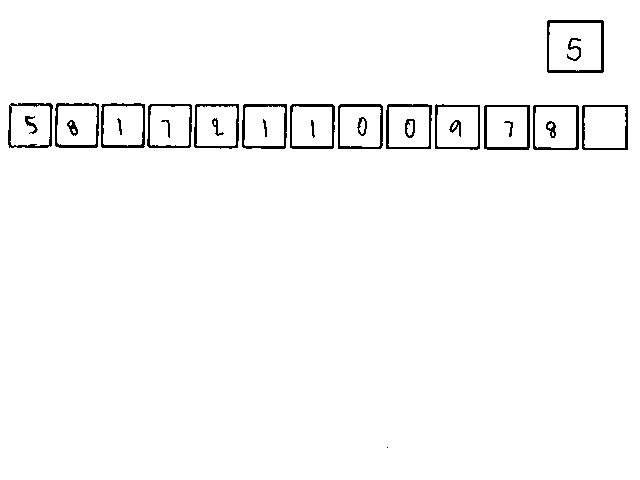
#> input picture 9.png, 640 x 480 px
$ python new.py
#> lines starting #> are read from the running program, lines starting #| are printed output that depends on the picture; after the words box and inside, x2 and y2 are one past the last pixel; in counts of white or black regions, pixels touching at a corner belong together
import cv2
import numpy as np

arrayList = []
img = cv2.imread("9.png")
#> img is the input picture: shape (480, 640, 3); 97.7% white; 28 black regions (1 under 20 px), largest, box (x1, y1, x2, y2) and area: (547, 20, 604, 73) 578, (484, 105, 530, 150) 464, (242, 104, 287, 149) 447
gray = cv2.cvtColor(img,cv2.COLOR_BGR2GRAY)
(thresh, Img_First) = cv2.threshold(gray, 140, 255, cv2.THRESH_BINARY)
#cv2.imshow("imaB",Img_First)
#cv2.waitKey(0)
#กำหนดให้ widthคือความกล้าง และ heightคือความสูง  แล้วให้ rows คือหาค่าในแนวนอนของความสูง และ cols คือหาค่าในแนวตั้งของความกว้าง---------------------------
Height,Width = Img_First.shape
#> Height = 480; Width = 640
Rows=Height
#> Rows = 480
Cols=Width
#> Cols = 640
SumPixel_H = np.array([Cols-(y/255) for y in Img_First.sum(axis=1)])#หาผลรวมของpixelสีดำในแนวcols
#> SumPixel_H = 480 values, max 568 at index 105, min 0 at index 0, mean 14.43

#---------Procecsที่เอาไว้หาค่าpixelสีดำแล้วเก็บตำแหน่งทั้งข้างบนและข้างล่างครั้งแรก--------------------------------------------------
Spec_HolBegin = 0
Spec_HolEnd = 0

Hol = len(SumPixel_H)
#> Hol = 480

for SpScore in range(0,Hol,+1):
   if SumPixel_H[SpScore]==0:
        SpScore = +1
   else:
      Spec_HolBegin=+SpScore
      break

for SpScore in range(Spec_HolBegin,Hol,+1):
   if SumPixel_H[SpScore] !=0:
        SpScore = +1
   else:
      Spec_HolEnd=+SpScore
      break


UpperAndLower_Cut = Img_First[Spec_HolBegin : Spec_HolEnd,0:Width] #ตัดพื้นที่ว่างทั้ง บน และ ล่าง ออก
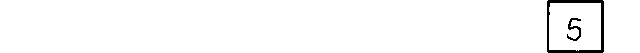
#> UpperAndLower_Cut: shape (53, 640); 98% white; 2 black regions, box (x1, y1, x2, y2) and area: (547, 0, 604, 53) 578, (567, 18, 581, 41) 117

#cv2.imshow("dectScore",UpperAndLower_Cut)
#cv2.waitKey(0)

#------------------------------------------------------ตัดแนวตั้งช่องคะแนน----------------------------------------------------------#

Height3,Width3 = UpperAndLower_Cut.shape
#> Height3 = 53; Width3 = 640
Rows3=Height3
#> Rows3 = 53
Cols3=Width3
#> Cols3 = 640
SumPixel_Ver = np.array([Rows3-(y/255) for y in UpperAndLower_Cut.sum(axis=0)])#หาผลรวมของpixelสีดำในแนวcols
#> SumPixel_Ver = 640 values, max 53 at index 548, min 0 at index 0, mean 1.09


Spec_VerBegin = 0
Spec_VerEnd = 0

Ver = len(SumPixel_Ver)
#> Ver = 640

for SpScore1 in range(Spec_VerEnd,Ver,+1):
   if SumPixel_Ver[SpScore1]==0:
        SpScore1 = +1
   else:
      Spec_VerBegin=+SpScore1
      break

for SpScore1 in range(Spec_VerBegin,Ver,+1):
   if SumPixel_Ver[SpScore1]!=0:
        SpScore1 = +1
   else:
      Spec_VerEnd=+SpScore1
      break


LAndR_Cut = UpperAndLower_Cut[0:Height3,Spec_VerBegin:Spec_VerEnd] #ตัดพื้นที่ว่างทั้ง บน และ ล่าง ออก
#> LAndR_Cut: shape (53, 57); 77% white; 2 black regions, box (x1, y1, x2, y2) and area: (0, 0, 57, 53) 578, (20, 18, 34, 41) 117


#cv2.imshow("cut_Score",LAndR_Cut)
#cv2.waitKey(0)

#-------------------------------------------------คัดกรอบบนล่างช่องคะแนน-------------------------------------------------------#

Height5,Width5 = LAndR_Cut.shape
#> Height5 = 53; Width5 = 57
Rows5 = Height5
#> Rows5 = 53
Cols5 = Width5
#> Cols5 = 57
SumPixel_HNo = np.array([Cols5-(y/255) for y in LAndR_Cut.sum(axis=1) ])
#> SumPixel_HNo = 53 values, max 57 at index 1, min 5 at index 7, mean 13.11
print(SumPixel_HNo)
#| [55. 57. 57.  6.  6.  6.  6.  5.  5.  5.  5.  5.  6.  6.  6.  5.  5.  5.
#|  12. 16. 11.  8.  7.  7.  8.  8. 12. 17. 15. 10.  7.  7.  7.  7.  8.  8.
#|  10. 12. 13. 13.  9.  5.  5.  5.  5.  5.  5.  5.  5.  5. 55. 57. 55.]
HNo = len(SumPixel_HNo)
#> HNo = 53


Egde_cut = LAndR_Cut[5:Height5-5,5:Width5-5]
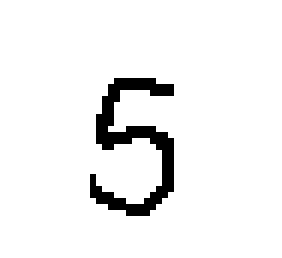
#> Egde_cut: shape (43, 47) (shown 6 times larger); 94.2% white; black in thin lines or dots, all inside (x1, y1, x2, y2) = (15, 13, 29, 36)
#cv2.imshow("asd",Egde_cut)
#cv2.waitKey(0)

#----------------------------------------------ตัดเลขแนวนอนช่องคะแนน-----------------------#
Height7,Width7 = Egde_cut.shape
#> Height7 = 43; Width7 = 47
Rows7=Height7
#> Rows7 = 43
Cols7=Width7
SumPixel_HNoScore = np.array([Cols7-(y/255) for y in Egde_cut.sum(axis=1)])
#> SumPixel_HNoScore = 43 values, max 12 at index 22, min 0 at index 0, mean 2.72


NoScore_Begin =0
NoScore_End =0
HNoScore = len(SumPixel_HNoScore)
#> HNoScore = 43

for NoSc in range (0,HNoScore,+1):
    if SumPixel_HNoScore[NoSc]==0:
        NoSc = +1
    else:
        NoScore_Begin =+ NoSc
        break

for NoSc in range(NoScore_Begin,HNoScore,+1):
    if SumPixel_HNoScore[NoSc]!=0:
        NoSc=+1
    else:
        NoScore_End=+NoSc
        break

NoCut_H = Egde_cut[NoScore_Begin-3:NoScore_End+3,0:Width7]
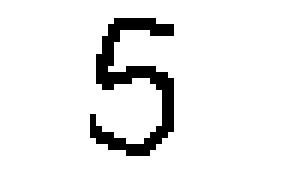
#> NoCut_H: shape (29, 47) (shown 6 times larger); 91.4% white; black in thin lines or dots, all inside (x1, y1, x2, y2) = (15, 3, 29, 26)
#cv2.imshow("suhiukhbis",NoCut_H)
#cv2.waitKey(0)

#---------------------------------ตัดเลขแล้วตั้งช่องคะแนน------------------------------#
Height8,Width8= NoCut_H.shape

Rows8=Height8
Cols8=Width8
SumPixel_VerNoScore = np.array([Rows8-(y/255) for y in NoCut_H.sum(axis=0)])#หาผลรวมของpixelสีดำในแนวcols
#> SumPixel_VerNoScore = 47 values, max 13 at index 18, min 0 at index 0, mean 2.49


NoScore_End1 = 0
NoScore_Begin1 = 0

VerNo = len(SumPixel_VerNoScore)
#> VerNo = 47

for NoSc1 in range(NoScore_End1,VerNo,+1):
   if SumPixel_VerNoScore[NoSc1]==0:
        NoSc1 = +1
   else:
       NoScore_Begin1=+NoSc1
       break

for NoSc1 in range(NoScore_Begin1,VerNo,+1):
   if SumPixel_VerNoScore[NoSc1]!=0:
       NoSc1 = +1
   else:
       NoScore_End1=+NoSc1
       break

NoCut_Ver = NoCut_H[0:Height8,NoScore_Begin1-3:NoScore_End1+3] #ตัดพื้นที่ว่างทั้ง บน และ ล่าง ออก
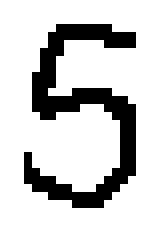
#> NoCut_Ver: shape (29, 20) (shown 8 times larger); 79.8% white; black in thin lines or dots, all inside (x1, y1, x2, y2) = (3, 3, 17, 26)
#cv2.imshow("No",NoCut_Ver)

#cv2.waitKey(0)

HeightBlack,WidthBlack = NoCut_Ver.shape

print("H : "+ str(HeightBlack)+"  W : "+str(WidthBlack))
#| H : 29  W : 20


for i in range (0,HeightBlack,+1):
    for j in range (0,WidthBlack,+1):
        if NoCut_Ver[i][j]==255:
            NoCut_Ver[i][j]=0
        else:
            NoCut_Ver[i][j]=255
       # [11 lines of commented-out code are left out]
Height1,Width1 = Img_First.shape
Rows1=Height1
Cols1=Width1
SumPixel_H1 = np.array([Cols1-(y/255) for y in Img_First.sum(axis=1)])#หาผลรวมของpixelสีดำในแนวcols
#> SumPixel_H1 = 480 values, max 568 at index 105, min 0 at index 0, mean 15.15

#---------Procecsที่เอาไว้หาค่าpixelสีดำแล้วเก็บตำแหน่งทั้งข้างบนและข้างล่างช่องรหัสนักศึกษา--------------------------------------------------
Spec_HolBegin1 = 0
Spec_HolEnd1 = 0

Hol1 = len(SumPixel_H1)
#> Hol1 = 480

for SpCode in range(Spec_HolEnd,Hol1,+1):
   if SumPixel_H1[SpCode]==0:
        SpCode = +1
   else:
      Spec_HolBegin1=+SpCode
      break

for SpCode in range(Spec_HolBegin1,Hol1,+1):
   if SumPixel_H1[SpCode]!=0: #กำหนดพิกเซล 150 หรือ 4
        SpCode = +1
   else:
      Spec_HolEnd1=+SpCode
      break


UpperAndLower_Cut1 = Img_First[Spec_HolBegin1:Spec_HolEnd1,0:Width1] #ตัดพื้นที่ว่างทั้ง บน และ ล่าง ออก
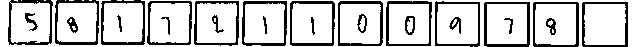
#> UpperAndLower_Cut1: shape (47, 640); 79.3% white; 25 black regions, largest, box (x1, y1, x2, y2) and area: (484, 2, 530, 47) 464, (242, 1, 287, 46) 447, (290, 1, 335, 46) 436


#cv2.imshow("dectCode",UpperAndLower_Cut1)
#cv2.waitKey(0)

#-----------------------------------------------ตัดแนวตั้งช้องรหัส-------------------------------------------------------#

Height4,Width4 = UpperAndLower_Cut1.shape
Rows4=Height4
Cols4=Width4
SumPixel_Ver = np.array([Rows4-(y/255) for y in UpperAndLower_Cut1.sum(axis=0)])
#> SumPixel_Ver = 640 values, max 45 at index 332, min 0 at index 0, mean 9.74
Spec_VerBegin1 = 0
Spec_VerEnd1 = 0

Ver = (len(SumPixel_Ver))
count = 1
Count_NumWrite = 0


while count == 1:
 for SpCode1 in range (Spec_VerEnd1,Ver,+1):
    if SumPixel_Ver[SpCode1] == 0:
        SpCode1 = +1
    else:
        Spec_VerBegin1=+SpCode1
        break
 for SpCode1 in range (Spec_VerBegin1,Ver,+1):
    if SumPixel_Ver[SpCode1]!=0:
        SpCode1 = +1
    else:
        Spec_VerEnd1 = +SpCode1
        break

 LAndR_Cut1 = UpperAndLower_Cut1[0:Height4,Spec_VerBegin1:Spec_VerEnd1]
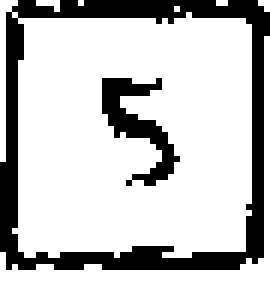
#> LAndR_Cut1: shape (47, 45) (shown 6 times larger); 76% white; 2 black regions, box (x1, y1, x2, y2) and area: (0, 0, 45, 45) 417, (17, 13, 30, 31) 90


 Height6, Width6 = LAndR_Cut1.shape
 Rows6 = Height6
 Cols6 = Width6
 SumPixel_HNo1 = np.array([Cols6 - (y / 255) for y in LAndR_Cut1.sum(axis=1)])
#> SumPixel_HNo1 = 47 values, max 42 at index 2, min 0 at index 45, mean 10.79


 HNo1 = len(SumPixel_HNo1)
#> HNo1 = 47

 Egde_cut1 = LAndR_Cut1[6:Height6 - 6, 6:Width6 - 6] #------------------ตัดกรอบช่องรหัส------------#
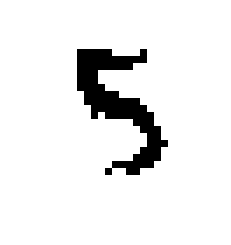
#> Egde_cut1: shape (35, 33) (shown 7 times larger); 92.2% white; black in thin lines or dots, all inside (x1, y1, x2, y2) = (11, 7, 24, 25)

 # ---------------------------------------คัดเเนวตั้งช่องรหัส------------------------------#
 Height9, Width9 = Egde_cut1.shape

 Rows9 = Height9
 Cols9 = Width9
 SumPixel_VerNoCode = np.array([Rows9 - (y / 255) for y in Egde_cut1.sum(axis=0)])  # หาผลรวมของpixelสีดำในแนวcols
#> SumPixel_VerNoCode = 33 values, max 10 at index 13, min 0 at index 0, mean 2.73

 NoCode_End1 = 0
 NoCode_Begin1 = 0

 VerNo1 = len(SumPixel_VerNoCode)
#> VerNo1 = 33

 for NoCode1 in range(NoCode_End1, VerNo1, +1):
     if SumPixel_VerNoCode[NoCode1] == 0:
         NoCode1 = +1
     else:
         NoCode_Begin1 = +NoCode1
         break

 for NoCode1 in range(NoCode_Begin1, VerNo1, +1):
     if SumPixel_VerNoCode[NoCode1] != 0:
         NoCode1 = +1
     else:
         NoCode_End1 = +NoCode1
         break

 NoCut_Ver1 = Egde_cut1[0:Height9, NoCode_Begin1-3:NoCode_End1+3]  # ตัดพื้นที่ว่างทั้ง บน และ ล่าง ออก

 #cv2.imshow("cut_Code", Egde_cut1)
 # cv2.waitKey(0)


 #cv2.waitKey(0)
 Height10, Width10 = NoCut_Ver1.shape

 Rows10 = Height10
 Cols10 = Width10
 SumPixel_HNoCode = np.array([Cols10 - (y / 255) for y in NoCut_Ver1.sum(axis=1)])  # หาผลรวมของpixelสีดำในแนวcols
#> SumPixel_HNoCode = 35 values, max 10 at index 8, min 0 at index 0, mean 2.57

 NoCode_End = 0
 NoCode_Begin = 0

 VerNo = len(SumPixel_HNoCode)
#> VerNo = 35

 for NoCode in range(NoCode_End, VerNo, +1):
     if SumPixel_HNoCode[NoCode] == 0:
         NoCode = +1
     else:
         NoCode_Begin = +NoCode
         break

 for NoCode in range(NoCode_Begin, VerNo, +1):
     if SumPixel_HNoCode[NoCode] != 0:
         NoCode = +1
     else:
         NoCode_End = +NoCode
         break

 NoCut_Ver2 = NoCut_Ver1[NoCode_Begin-3:NoCode_End+3, 0:Width10]  # ตัดพื้นที่ว่างทั้ง บน และ ล่าง ออก

 HeightBlack2, WidthBlack2 = NoCut_Ver2.shape

# print("H : " + str(HeightBlack2) + "  W : " + str(WidthBlack2))

 for i in range(0, HeightBlack2, +1):
     for j in range(0, WidthBlack2, +1):
         if NoCut_Ver2[i][j] == 255:
             NoCut_Ver2[i][j] = 0
         else:
             NoCut_Ver2[i][j] = 255
     # [4 lines of commented-out code are left out]
 cv2.waitKey(0)

 arrayList.append(NoCut_Ver2)


# cv2.waitKey(0)
 CheckArea = 0
 for i in range(Spec_VerEnd1, Ver, +1):
     if SumPixel_Ver[i] != 0:  # เช็คดูว่า ตำแหน่ง สุดท้ายของตัวอักษร ไปจนถึง ความกว้างนั้น มีตัวอักษรอีกหรือไหม
         CheckArea = 1
     else:
         i = +1

 if CheckArea==0:   #ถ้าไม่มีตัวอักษรอีก ให้ทำการเปลี่ยน Count เป็น 0
    count=0

 #print(arrayList)


getNumberRasp = []
for i in range (0,arrayList.__len__()-1,+1):
    h,w = arrayList[i].shape
    imarrayNew = arrayList[i][0:h, 0:w]
    #print(imarrayNew)

    with np.load('knn_data2.npz') as data:
        print(data)
        train = data['train']
        train_labels = data['train_labels']


    knn = cv2.ml.KNearest_create()
    knn.train(train, cv2.ml.ROW_SAMPLE, train_labels)

    # [5 lines of commented-out code are left out]

    test_img3 = cv2.resize(imarrayNew, (20, 20))
    #cv2.imshow("asd", test_img3)
    x = np.array(test_img3)
    test_img4 = x.reshape(-1, 400).astype(np.float32)
    ret, result, neighbours, dist = knn.findNearest(test_img4, k=3)
    # print(int(result))

    #arrayList.append(int(result))
    getNumberRasp.append(int(result))


# [4 lines of commented-out code are left out]
cv2.waitKey(0)
